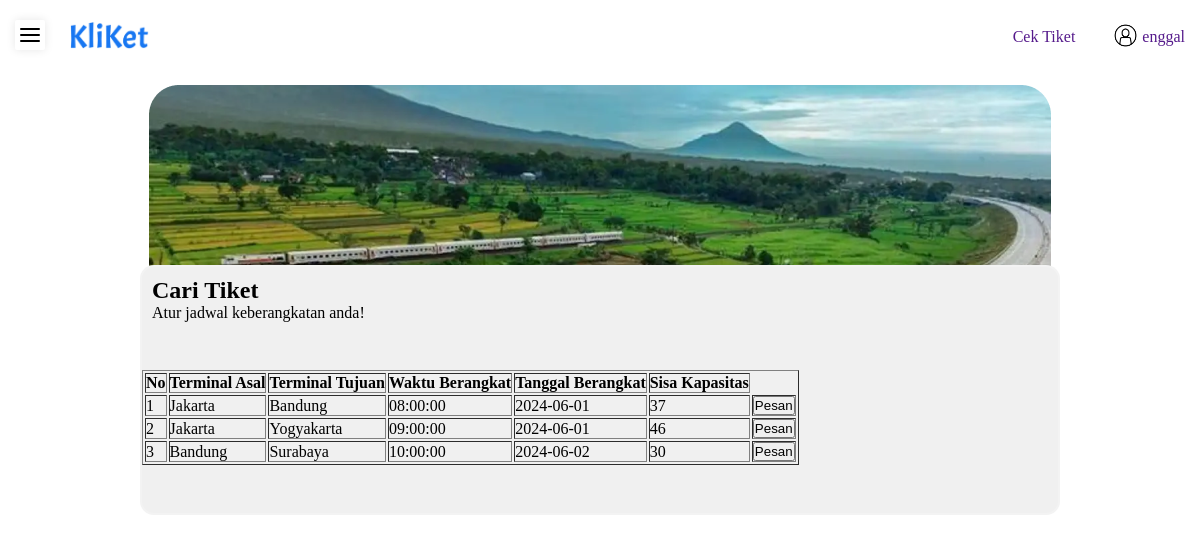
/index.php (signed in), run on an earlier commit of the app's database.
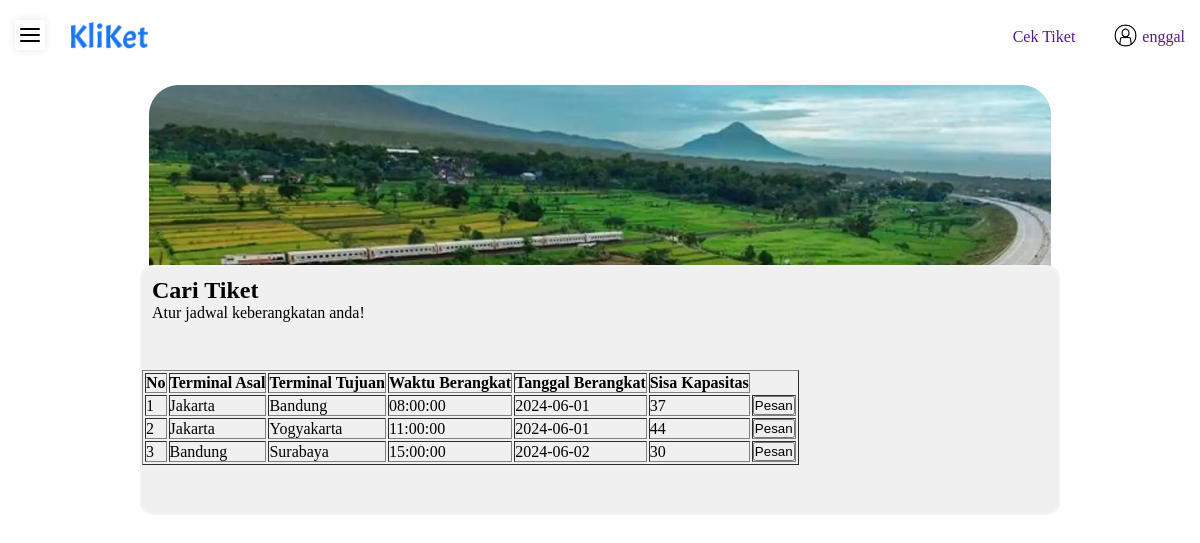
And on a later commit of the database.
### tables this page shows
CREATE TABLE `rute` (
  `ruteID` int(11) NOT NULL,
  `waktu_berangkat` time NOT NULL,
  `asal` varchar(255) NOT NULL,
  `tanggal_berangkat` date NOT NULL,
  `tujuan` varchar(255) DEFAULT NULL
);

### database/showRute.php (the view, shortened to what this page needs)
<?php
include 'database/koneksi.php';
$sql = "SELECT r.ruteID, r.asal, r.tujuan, r.waktu_berangkat, r.tanggal_berangkat,
               b.total_kursi - COALESCE(COUNT(t.pembayaran), 0) AS sisa_kapasitas
        FROM rute r
        LEFT JOIN tiket t ON r.ruteID = t.ruteID AND t.pembayaran = 1
        LEFT JOIN bus b ON r.ruteID = b.ruteID
        GROUP BY r.ruteID, r.asal, r.tujuan, r.waktu_berangkat, r.tanggal_berangkat, b.total_kursi";
$result = $conn->query($sql);
if ($result->num_rows > 0) {
    $no = 1;
    while($row = $result->fetch_assoc()) {
        echo "<tr>
                <td>" . $no . "</td>
                <td>" . $row["asal"] . "</td>
                <td>" . $row["tujuan"] . "</td>
                <td>" . $row["waktu_berangkat"] . "</td>
                <td>" . $row["tanggal_berangkat"] . "</td>
                <td>" . $row["sisa_kapasitas"] . "</td>
                <td><button type='button' onclick='pesanTiket(" . $row["ruteID"] . ")'>Pesan</button></td>
              </tr>";
        $no++;
    }
} else {
    echo "<tr><td colspan='7'>Mohon maaf tiket habis</td></tr>";
}
?>

What changed in the data, as far as the page shows it:
changed rute "Yogyakarta": waktu_berangkat "09:00:00" → "11:00:00"; sisa_kapasitas "46" → "44"
changed rute "Surabaya": waktu_berangkat "10:00:00" → "15:00:00"
